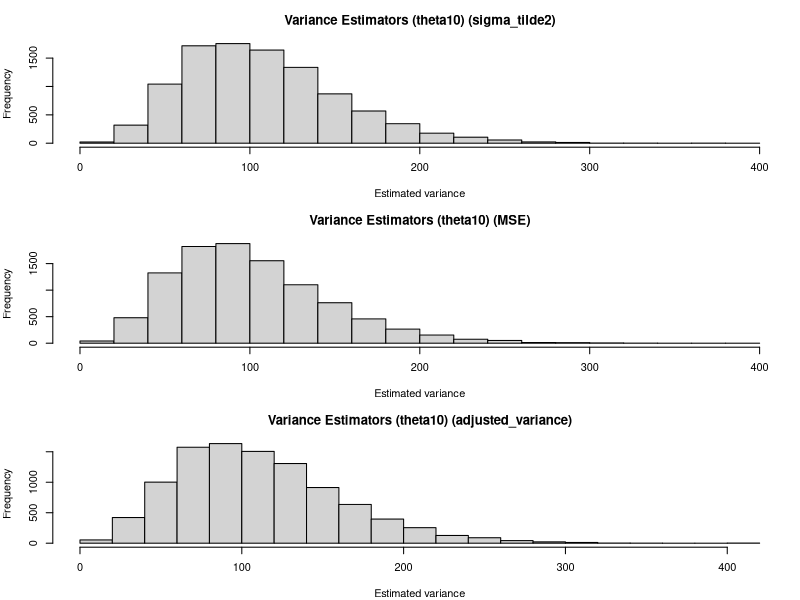
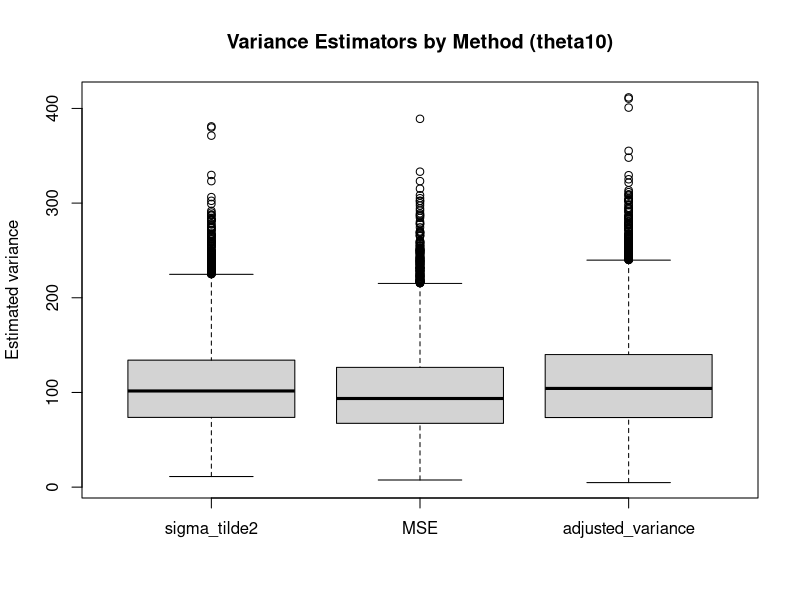
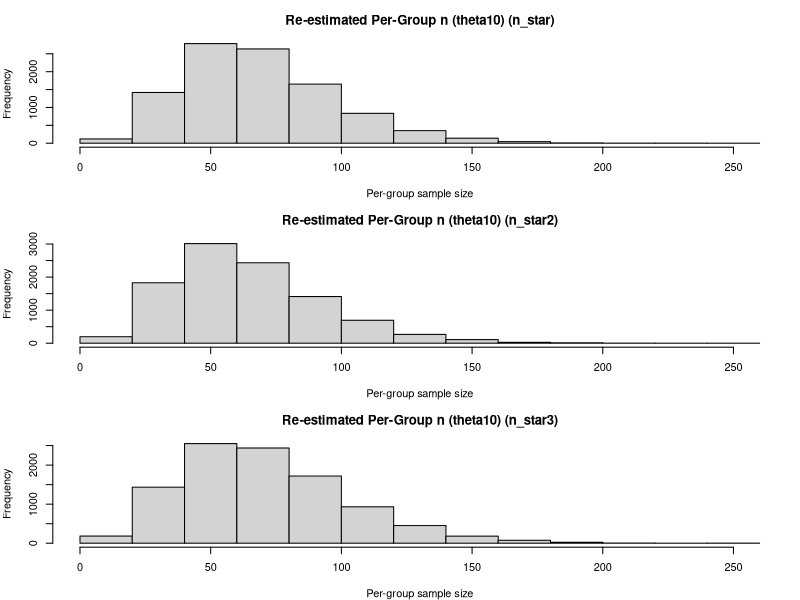
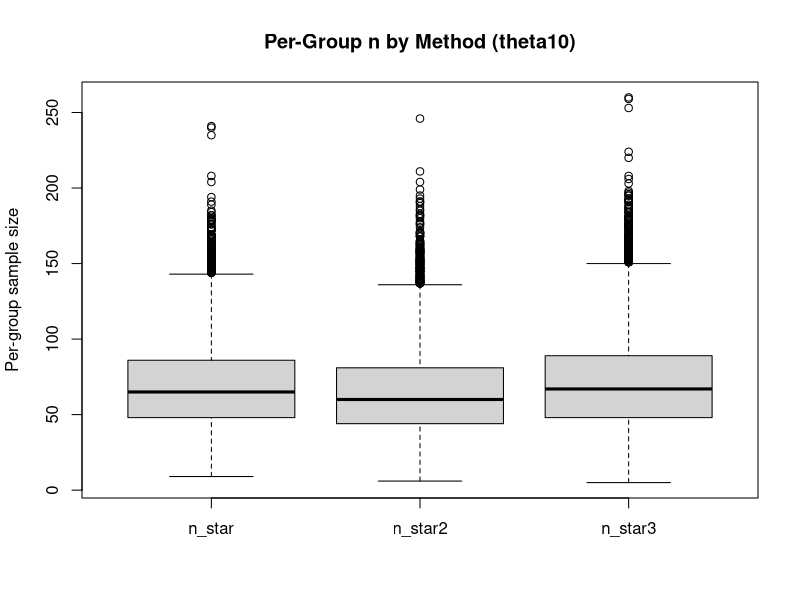
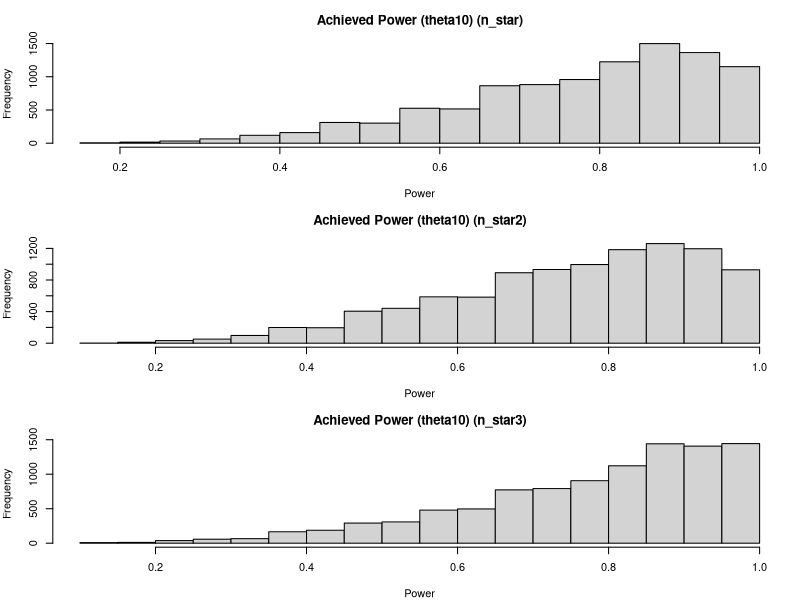
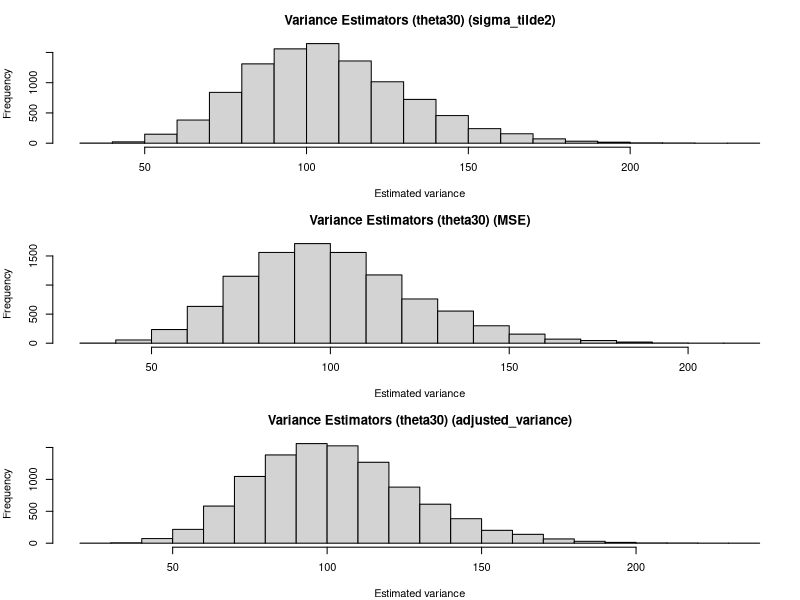
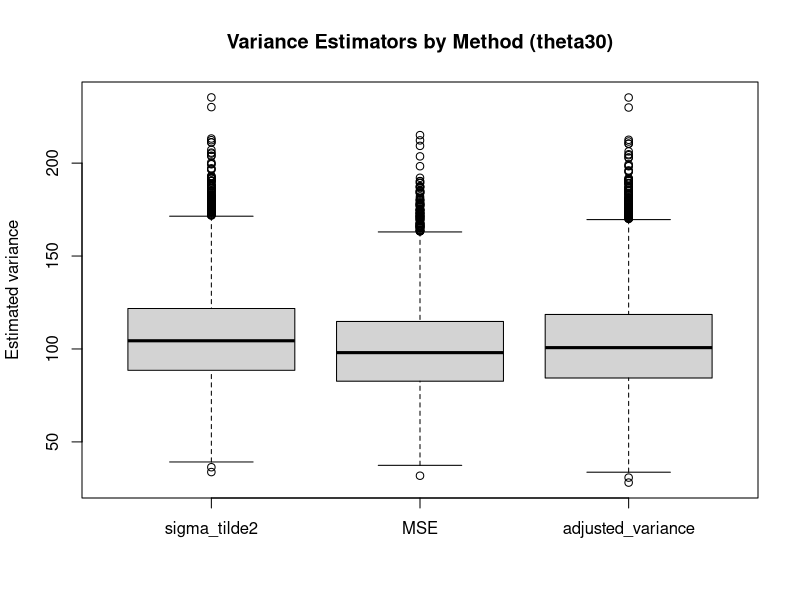
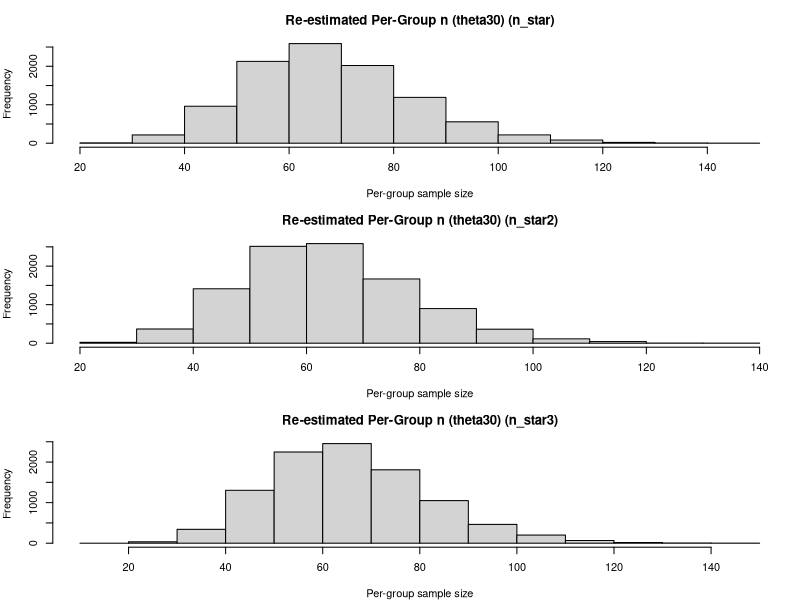

These figures' R source, in order:
# =========================================================
# 2-Group (k=2) Blinded SSR Summaries & Figures
# Keep only:
#   1. sigma_tilde2       = naive blinded variance estimator
#   2. MSE                = unblinded variance estimator
#   3. adjusted_variance  = adjusted blinded variance estimator
#
# Add:
#   Table 4 = Bias of re-estimated per-group sample sizes
#   Table 5 = MSE  of re-estimated per-group sample sizes
# =========================================================

# ---- Settings ----
set.seed(20250826)

thetas        <- c(0.1, 0.3, 0.5, 0.7)
k_groups      <- 2
alpha         <- 0.05
target_power  <- 0.80
sigma_true    <- 10
mu_design     <- c(6, 1)   # planned means for 2 groups
out_dir       <- "outputs_ssr_g2"
R             <- 10000

dir.create(out_dir, showWarnings = FALSE, recursive = TRUE)

theta_tag <- function(th) sprintf("theta%02d", as.integer(round(th * 100)))

# ---- Utility Functions ----

summarize_distribution <- function(x) {
  data.frame(
    Mean = mean(x, na.rm = TRUE),
    SD   = sd(x, na.rm = TRUE),
    P10  = as.numeric(quantile(x, 0.10, names = FALSE, na.rm = TRUE)),
    P25  = as.numeric(quantile(x, 0.25, names = FALSE, na.rm = TRUE)),
    P50  = as.numeric(quantile(x, 0.50, names = FALSE, na.rm = TRUE)),
    P75  = as.numeric(quantile(x, 0.75, names = FALSE, na.rm = TRUE)),
    P90  = as.numeric(quantile(x, 0.90, names = FALSE, na.rm = TRUE)),
    check.names = FALSE
  )
}

power_anova_equal_n <- function(n, k, alpha = 0.05, f2) {
  n <- pmax(2, round(n))
  df1 <- k - 1
  df2 <- k * (n - 1)
  lambda <- n * k * f2
  Fcrit <- qf(1 - alpha, df1 = df1, df2 = df2)
  pow <- 1 - pf(Fcrit, df1 = df1, df2 = df2, ncp = lambda)
  as.numeric(pow)
}

solve_n_exact <- function(k, f2, alpha = 0.05, target_power = 0.80,
                          n_min = 2, n_max = 50000) {
  if (!is.finite(f2) || f2 <= 0) return(NA_integer_)
  
  n <- max(2L, n_min)
  
  while (n <= n_max && power_anova_equal_n(n, k, alpha, f2) < target_power) {
    n <- ceiling(n * 1.2) + 1L
  }
  
  if (n > n_max) return(NA_integer_)
  
  low  <- max(2L, floor(n / 1.2))
  high <- n
  
  while (low < high) {
    mid <- floor((low + high) / 2)
    pwr <- power_anova_equal_n(mid, k, alpha, f2)
    
    if (pwr >= target_power) {
      high <- mid
    } else {
      low <- mid + 1L
    }
  }
  
  high
}

save_hist_pdf <- function(x_list, main_title, xlab, file_pdf) {
  pdf(file_pdf, width = 7, height = 5)
  old_par <- par(no.readonly = TRUE)
  on.exit({
    par(old_par)
    dev.off()
  }, add = TRUE)
  
  par(mfrow = c(length(x_list), 1), mar = c(4, 4, 3, 1))
  nm <- names(x_list)
  
  for (i in seq_along(x_list)) {
    hist(
      x_list[[i]],
      main = paste0(main_title, " (", nm[i], ")"),
      xlab = xlab,
      ylab = "Frequency"
    )
  }
}

save_boxplot_pdf <- function(x_list, main_title, ylab, file_pdf) {
  pdf(file_pdf, width = 7, height = 5)
  old_par <- par(no.readonly = TRUE)
  on.exit({
    par(old_par)
    dev.off()
  }, add = TRUE)
  
  boxplot(
    x_list,
    names = names(x_list),
    main = main_title,
    ylab = ylab
  )
}

# ---- Design helpers ----

effect_numerator <- function(mu_vec) {
  mu_bar <- mean(mu_vec)
  mean((mu_vec - mu_bar)^2)
}

initial_n_plan <- function(mu_vec, sigma, k, alpha = 0.05, target_power = 0.80) {
  num <- effect_numerator(mu_vec)
  f2  <- num / sigma^2
  solve_n_exact(k = k, f2 = f2, alpha = alpha, target_power = target_power, n_min = 2)
}

# ---- Interim variance estimators ----
# sigma_tilde2       = SSTO*/(N*-1)
# MSE                = SSE*/(N*-g)
# adjusted_variance  = [SSTO* - sum_i m_i*(mu_i-mu_w)^2]/(N*-g)

compute_interim_estimators <- function(y_mat, mu_vec, m_vec = NULL) {
  y_mat <- as.matrix(y_mat)
  k <- ncol(y_mat)
  
  if (length(mu_vec) != k) {
    stop("length(mu_vec) must equal ncol(y_mat).")
  }
  
  if (is.null(m_vec)) {
    m_vec <- rep(nrow(y_mat), k)
  }
  
  if (length(m_vec) != k) {
    stop("length(m_vec) must equal number of groups.")
  }
  
  N_star <- sum(m_vec)
  
  # collect data by group
  y_list <- lapply(seq_len(k), function(i) y_mat[seq_len(m_vec[i]), i])
  all_y <- unlist(y_list, use.names = FALSE)
  
  # SSTO*
  overall_mean <- mean(all_y)
  SSTO_star <- sum((all_y - overall_mean)^2)
  
  # naive blinded variance
  sigma_tilde2 <- SSTO_star / (N_star - 1)
  
  # unblinded variance
  group_means <- sapply(y_list, mean)
  SSE_star <- sum(sapply(seq_len(k), function(i) {
    sum((y_list[[i]] - group_means[i])^2)
  }))
  MSE <- SSE_star / (N_star - k)
  
  # adjusted blinded variance
  mu_bar_w <- sum((m_vec / N_star) * mu_vec)
  correction <- sum(m_vec * (mu_vec - mu_bar_w)^2)
  
  adjusted_variance <- (SSTO_star - correction) / (N_star - k)
  
  list(
    SSTO_star = SSTO_star,
    SSE_star = SSE_star,
    sigma_tilde2 = sigma_tilde2,
    MSE = MSE,
    adjusted_variance = adjusted_variance
  )
}

# ---- One simulation replicate ----
one_replicate_ssr <- function(theta, mu_design, sigma_true, alpha, target_power, k) {
  
  # Step 1: initial sample size (true/planned per-group sample size)
  n_plan <- initial_n_plan(
    mu_vec = mu_design,
    sigma = sigma_true,
    k = k,
    alpha = alpha,
    target_power = target_power
  )
  
  if (!is.finite(n_plan) || is.na(n_plan)) {
    return(list(
      n_plan = NA,
      sigma_tilde2 = NA,
      MSE = NA,
      adjusted_variance = NA,
      n_star = NA,
      n_star2 = NA,
      n_star3 = NA
    ))
  }
  
  # Step 2: interim sample size
  m <- max(2L, floor(theta * n_plan))
  m_vec <- rep(m, k)
  
  # Step 3: generate interim data
  y_mat <- sapply(mu_design, function(mu_i) {
    rnorm(m, mean = mu_i, sd = sigma_true)
  })
  
  if (!is.matrix(y_mat)) {
    y_mat <- matrix(y_mat, nrow = m, ncol = k)
  }
  
  # Step 4: compute estimators
  est <- compute_interim_estimators(
    y_mat = y_mat,
    mu_vec = mu_design,
    m_vec = m_vec
  )
  
  # Step 5: effect size re-estimation
  num <- effect_numerator(mu_design)
  
  f2_naive <- if (is.finite(est$sigma_tilde2) && est$sigma_tilde2 > 0) {
    num / est$sigma_tilde2
  } else {
    NA_real_
  }
  
  f2_mse <- if (is.finite(est$MSE) && est$MSE > 0) {
    num / est$MSE
  } else {
    NA_real_
  }
  
  f2_adj <- if (is.finite(est$adjusted_variance) && est$adjusted_variance > 0) {
    num / est$adjusted_variance
  } else {
    NA_real_
  }
  
  # Step 6: re-estimated per-group sample sizes
  n_star <- solve_n_exact(
    k = k,
    f2 = f2_naive,
    alpha = alpha,
    target_power = target_power,
    n_min = m
  )
  
  n_star2 <- solve_n_exact(
    k = k,
    f2 = f2_mse,
    alpha = alpha,
    target_power = target_power,
    n_min = m
  )
  
  n_star3 <- solve_n_exact(
    k = k,
    f2 = f2_adj,
    alpha = alpha,
    target_power = target_power,
    n_min = m
  )
  
  list(
    n_plan = n_plan,
    sigma_tilde2 = est$sigma_tilde2,
    MSE = est$MSE,
    adjusted_variance = est$adjusted_variance,
    n_star = n_star,
    n_star2 = n_star2,
    n_star3 = n_star3
  )
}

# ---- Main simulation storage ----
variance_results <- list()
n_results <- list()
power_results <- list()

# ---- Simulation loop ----
for (th in thetas) {
  tag <- theta_tag(th)
  
  sim_res <- replicate(R, {
    one_replicate_ssr(
      theta = th,
      mu_design = mu_design,
      sigma_true = sigma_true,
      alpha = alpha,
      target_power = target_power,
      k = k_groups
    )
  }, simplify = FALSE)
  
  n_plan_vec <- sapply(sim_res, function(x) x$n_plan)
  
  sigma_tilde2_vec <- sapply(sim_res, function(x) x$sigma_tilde2)
  MSE_vec <- sapply(sim_res, function(x) x$MSE)
  adjusted_variance_vec <- sapply(sim_res, function(x) x$adjusted_variance)
  
  n_star_vec  <- sapply(sim_res, function(x) x$n_star)
  n_star2_vec <- sapply(sim_res, function(x) x$n_star2)
  n_star3_vec <- sapply(sim_res, function(x) x$n_star3)
  
  variance_results[[tag]] <- list(
    sigma_tilde2 = sigma_tilde2_vec,
    MSE = MSE_vec,
    adjusted_variance = adjusted_variance_vec
  )
  
  n_results[[tag]] <- list(
    n_plan  = n_plan_vec,
    n_star  = n_star_vec,
    n_star2 = n_star2_vec,
    n_star3 = n_star3_vec
  )
  
  # true effect size for achieved power
  num <- effect_numerator(mu_design)
  f2_true <- num / sigma_true^2
  
  power_results[[tag]] <- list(
    n_star  = power_anova_equal_n(n_star_vec,  k = k_groups, alpha = alpha, f2 = f2_true),
    n_star2 = power_anova_equal_n(n_star2_vec, k = k_groups, alpha = alpha, f2 = f2_true),
    n_star3 = power_anova_equal_n(n_star3_vec, k = k_groups, alpha = alpha, f2 = f2_true)
  )
}

# =========================================================
# Table 2 and Table 3:
# Bias and MSE summaries for variance estimators
# =========================================================
for (th in thetas) {
  tag <- theta_tag(th)
  
  vres <- variance_results[[tag]]
  
  bias_mse_var_table <- data.frame(
    Estimator = c("sigma_tilde2", "MSE", "adjusted_variance"),
    Bias = c(
      mean(vres$sigma_tilde2, na.rm = TRUE) - sigma_true^2,
      mean(vres$MSE, na.rm = TRUE) - sigma_true^2,
      mean(vres$adjusted_variance, na.rm = TRUE) - sigma_true^2
    ),
    MSE = c(
      mean((vres$sigma_tilde2 - sigma_true^2)^2, na.rm = TRUE),
      mean((vres$MSE - sigma_true^2)^2, na.rm = TRUE),
      mean((vres$adjusted_variance - sigma_true^2)^2, na.rm = TRUE)
    )
  )
  
  write.csv(
    bias_mse_var_table,
    file.path(out_dir, paste0("table2_3_variance_bias_mse_", tag, ".csv")),
    row.names = FALSE
  )
}

# =========================================================
# Table 4:
# Bias of re-estimated sample size estimators
# =========================================================
for (th in thetas) {
  tag <- theta_tag(th)
  
  nres <- n_results[[tag]]
  
  valid_idx_1 <- is.finite(nres$n_plan) & is.finite(nres$n_star)
  valid_idx_2 <- is.finite(nres$n_plan) & is.finite(nres$n_star2)
  valid_idx_3 <- is.finite(nres$n_plan) & is.finite(nres$n_star3)
  
  table4_bias_n <- data.frame(
    Estimator = c("n_star", "n_star2", "n_star3"),
    Bias = c(
      mean(nres$n_star[valid_idx_1]  - nres$n_plan[valid_idx_1], na.rm = TRUE),
      mean(nres$n_star2[valid_idx_2] - nres$n_plan[valid_idx_2], na.rm = TRUE),
      mean(nres$n_star3[valid_idx_3] - nres$n_plan[valid_idx_3], na.rm = TRUE)
    )
  )
  
  write.csv(
    table4_bias_n,
    file.path(out_dir, paste0("table4_bias_n_", tag, ".csv")),
    row.names = FALSE
  )
}

# =========================================================
# Table 5:
# MSE of re-estimated sample size estimators
# =========================================================
for (th in thetas) {
  tag <- theta_tag(th)
  
  nres <- n_results[[tag]]
  
  valid_idx_1 <- is.finite(nres$n_plan) & is.finite(nres$n_star)
  valid_idx_2 <- is.finite(nres$n_plan) & is.finite(nres$n_star2)
  valid_idx_3 <- is.finite(nres$n_plan) & is.finite(nres$n_star3)
  
  table5_mse_n <- data.frame(
    Estimator = c("n_star", "n_star2", "n_star3"),
    MSE = c(
      mean((nres$n_star[valid_idx_1]  - nres$n_plan[valid_idx_1])^2, na.rm = TRUE),
      mean((nres$n_star2[valid_idx_2] - nres$n_plan[valid_idx_2])^2, na.rm = TRUE),
      mean((nres$n_star3[valid_idx_3] - nres$n_plan[valid_idx_3])^2, na.rm = TRUE)
    )
  )
  
  write.csv(
    table5_mse_n,
    file.path(out_dir, paste0("table5_mse_n_", tag, ".csv")),
    row.names = FALSE
  )
}

# =========================================================
# Table 6:
# Distribution summaries and plots
# =========================================================
for (th in thetas) {
  tag <- theta_tag(th)
  
  var_methods <- variance_results[[tag]]
  n_methods   <- n_results[[tag]]
  p_methods   <- power_results[[tag]]
  
  var_methods_clean <- lapply(var_methods, function(x) x[is.finite(x) & !is.na(x)])
  
  # exclude n_plan from Table 6 distribution summary
  n_methods_clean <- lapply(n_methods[c("n_star", "n_star2", "n_star3")], function(x) {
    x[is.finite(x) & !is.na(x)]
  })
  
  p_methods_clean <- lapply(p_methods, function(x) x[is.finite(x) & !is.na(x)])
  
  dist_var <- do.call(rbind, lapply(var_methods_clean, summarize_distribution))
  rownames(dist_var) <- names(var_methods_clean)
  
  dist_n <- do.call(rbind, lapply(n_methods_clean, summarize_distribution))
  rownames(dist_n) <- names(n_methods_clean)
  
  dist_power <- do.call(rbind, lapply(p_methods_clean, summarize_distribution))
  rownames(dist_power) <- names(p_methods_clean)
  
  write.csv(
    dist_var,
    file.path(out_dir, paste0("dist_variance_", tag, ".csv")),
    row.names = TRUE
  )
  write.csv(
    dist_n,
    file.path(out_dir, paste0("table6_dist_n_", tag, ".csv")),
    row.names = TRUE
  )
  write.csv(
    dist_power,
    file.path(out_dir, paste0("dist_power_", tag, ".csv")),
    row.names = TRUE
  )
  
  save_hist_pdf(
    x_list = var_methods_clean,
    main_title = paste0("Variance Estimators (", tag, ")"),
    xlab = "Estimated variance",
    file_pdf = file.path(out_dir, paste0("hist_variance_", tag, ".pdf"))
  )
  
  save_boxplot_pdf(
    x_list = var_methods_clean,
    main_title = paste0("Variance Estimators by Method (", tag, ")"),
    ylab = "Estimated variance",
    file_pdf = file.path(out_dir, paste0("box_variance_", tag, ".pdf"))
  )
  
  save_hist_pdf(
    x_list = n_methods_clean,
    main_title = paste0("Re-estimated Per-Group n (", tag, ")"),
    xlab = "Per-group sample size",
    file_pdf = file.path(out_dir, paste0("hist_n_", tag, ".pdf"))
  )
  
  save_boxplot_pdf(
    x_list = n_methods_clean,
    main_title = paste0("Per-Group n by Method (", tag, ")"),
    ylab = "Per-group sample size",
    file_pdf = file.path(out_dir, paste0("box_n_", tag, ".pdf"))
  )
  
  save_hist_pdf(
    x_list = p_methods_clean,
    main_title = paste0("Achieved Power (", tag, ")"),
    xlab = "Power",
    file_pdf = file.path(out_dir, paste0("hist_power_", tag, ".pdf"))
  )
}

cat("Done. Files written to: ", normalizePath(out_dir), "\n")

# =========================================================
# Print all main results to console
# =========================================================

cat("\n==============================\n")
cat("Main Simulation Results\n")
cat("==============================\n")

for (th in thetas) {
  tag <- theta_tag(th)
  
  cat("\n------------------------------------------\n")
  cat("Theta =", th, " (", tag, ")\n")
  cat("------------------------------------------\n")
  
  # ---- 1. Variance estimator Bias and MSE ----
  vres <- variance_results[[tag]]
  
  bias_mse_var_table <- data.frame(
    Estimator = c("sigma_tilde2", "MSE", "adjusted_variance"),
    Bias = c(
      mean(vres$sigma_tilde2, na.rm = TRUE) - sigma_true^2,
      mean(vres$MSE, na.rm = TRUE) - sigma_true^2,
      mean(vres$adjusted_variance, na.rm = TRUE) - sigma_true^2
    ),
    MSE = c(
      mean((vres$sigma_tilde2 - sigma_true^2)^2, na.rm = TRUE),
      mean((vres$MSE - sigma_true^2)^2, na.rm = TRUE),
      mean((vres$adjusted_variance - sigma_true^2)^2, na.rm = TRUE)
    )
  )
  
  cat("\nVariance Estimators: Bias and MSE\n")
  print(bias_mse_var_table, row.names = FALSE)
  
  # ---- 2. Distribution summaries for variance estimators ----
  var_methods_clean <- lapply(variance_results[[tag]], function(x) x[is.finite(x) & !is.na(x)])
  dist_var <- do.call(rbind, lapply(var_methods_clean, summarize_distribution))
  rownames(dist_var) <- names(var_methods_clean)
  
  cat("\nVariance Estimators: Distribution Summary\n")
  print(dist_var)
  
  # ---- 3. Bias of re-estimated sample sizes (Table 4) ----
  nres <- n_results[[tag]]
  
  valid_idx_1 <- is.finite(nres$n_plan) & is.finite(nres$n_star)
  valid_idx_2 <- is.finite(nres$n_plan) & is.finite(nres$n_star2)
  valid_idx_3 <- is.finite(nres$n_plan) & is.finite(nres$n_star3)
  
  table4_bias_n <- data.frame(
    Estimator = c("n_star", "n_star2", "n_star3"),
    Bias = c(
      mean(nres$n_star[valid_idx_1]  - nres$n_plan[valid_idx_1], na.rm = TRUE),
      mean(nres$n_star2[valid_idx_2] - nres$n_plan[valid_idx_2], na.rm = TRUE),
      mean(nres$n_star3[valid_idx_3] - nres$n_plan[valid_idx_3], na.rm = TRUE)
    )
  )
  
  cat("\nTable 4: Bias of Re-estimated Sample Sizes\n")
  print(table4_bias_n, row.names = FALSE)
  
  # ---- 4. MSE of re-estimated sample sizes (Table 5) ----
  table5_mse_n <- data.frame(
    Estimator = c("n_star", "n_star2", "n_star3"),
    MSE = c(
      mean((nres$n_star[valid_idx_1]  - nres$n_plan[valid_idx_1])^2, na.rm = TRUE),
      mean((nres$n_star2[valid_idx_2] - nres$n_plan[valid_idx_2])^2, na.rm = TRUE),
      mean((nres$n_star3[valid_idx_3] - nres$n_plan[valid_idx_3])^2, na.rm = TRUE)
    )
  )
  
  cat("\nTable 5: MSE of Re-estimated Sample Sizes\n")
  print(table5_mse_n, row.names = FALSE)
  
  # ---- 5. Distribution summaries for re-estimated sample sizes (Table 6) ----
  n_methods_clean <- lapply(n_results[[tag]][c("n_star", "n_star2", "n_star3")], function(x) {
    x[is.finite(x) & !is.na(x)]
  })
  dist_n <- do.call(rbind, lapply(n_methods_clean, summarize_distribution))
  rownames(dist_n) <- names(n_methods_clean)
  
  cat("\nTable 6: Re-estimated Per-Group Sample Sizes\n")
  print(dist_n)
  
  # ---- 6. Distribution summaries for achieved power ----
  p_methods_clean <- lapply(power_results[[tag]], function(x) x[is.finite(x) & !is.na(x)])
  dist_power <- do.call(rbind, lapply(p_methods_clean, summarize_distribution))
  rownames(dist_power) <- names(p_methods_clean)
  
  cat("\nAchieved Power Summary\n")
  print(dist_power)
}

cat("\n==============================\n")
cat("Done.\n")
cat("==============================\n")

# =========================================================
# Print key parameter values to console
# =========================================================
cat("\nKey Parameters:\n")
cat("thetas =", paste(thetas, collapse = ", "), "\n")
cat("k_groups =", k_groups, "\n")
cat("alpha =", alpha, "\n")
cat("target_power =", target_power, "\n")
cat("sigma_true =", sigma_true, "\n")
cat("mu1 =", mu_design[1], "\n")
cat("mu2 =", mu_design[2], "\n")

# =========================================================
# Optional: combine all Table 4 results into one CSV
# =========================================================
table4_all <- do.call(rbind, lapply(thetas, function(th) {
  tag <- theta_tag(th)
  nres <- n_results[[tag]]
  
  valid_idx_1 <- is.finite(nres$n_plan) & is.finite(nres$n_star)
  valid_idx_2 <- is.finite(nres$n_plan) & is.finite(nres$n_star2)
  valid_idx_3 <- is.finite(nres$n_plan) & is.finite(nres$n_star3)
  
  data.frame(
    Theta = th,
    Estimator = c("n_star", "n_star2", "n_star3"),
    Bias = c(
      mean(nres$n_star[valid_idx_1]  - nres$n_plan[valid_idx_1], na.rm = TRUE),
      mean(nres$n_star2[valid_idx_2] - nres$n_plan[valid_idx_2], na.rm = TRUE),
      mean(nres$n_star3[valid_idx_3] - nres$n_plan[valid_idx_3], na.rm = TRUE)
    )
  )
}))

write.csv(
  table4_all,
  file.path(out_dir, "table4_bias_n_all_theta.csv"),
  row.names = FALSE
)

# =========================================================
# Optional: combine all Table 5 results into one CSV
# =========================================================
table5_all <- do.call(rbind, lapply(thetas, function(th) {
  tag <- theta_tag(th)
  nres <- n_results[[tag]]
  
  valid_idx_1 <- is.finite(nres$n_plan) & is.finite(nres$n_star)
  valid_idx_2 <- is.finite(nres$n_plan) & is.finite(nres$n_star2)
  valid_idx_3 <- is.finite(nres$n_plan) & is.finite(nres$n_star3)
  
  data.frame(
    Theta = th,
    Estimator = c("n_star", "n_star2", "n_star3"),
    MSE = c(
      mean((nres$n_star[valid_idx_1]  - nres$n_plan[valid_idx_1])^2, na.rm = TRUE),
      mean((nres$n_star2[valid_idx_2] - nres$n_plan[valid_idx_2])^2, na.rm = TRUE),
      mean((nres$n_star3[valid_idx_3] - nres$n_plan[valid_idx_3])^2, na.rm = TRUE)
    )
  )
}))

write.csv(
  table5_all,
  file.path(out_dir, "table5_mse_n_all_theta.csv"),
  row.names = FALSE
)
